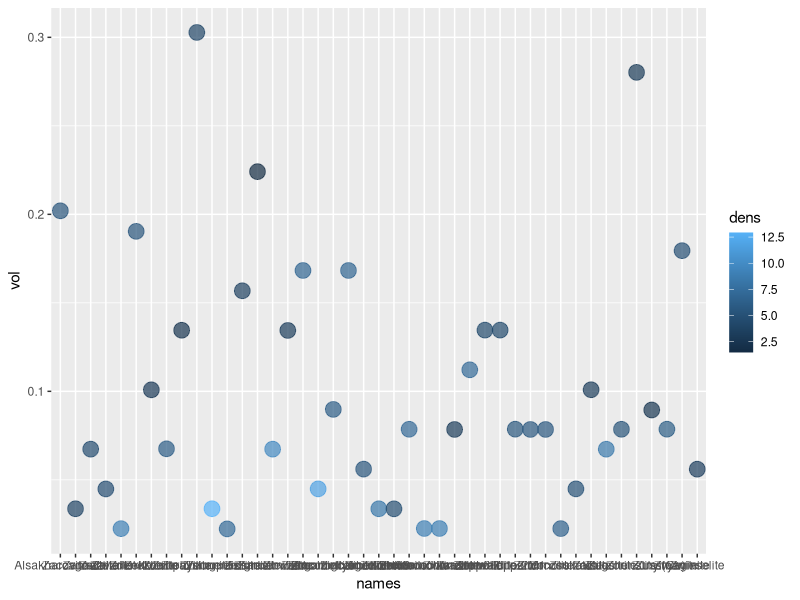
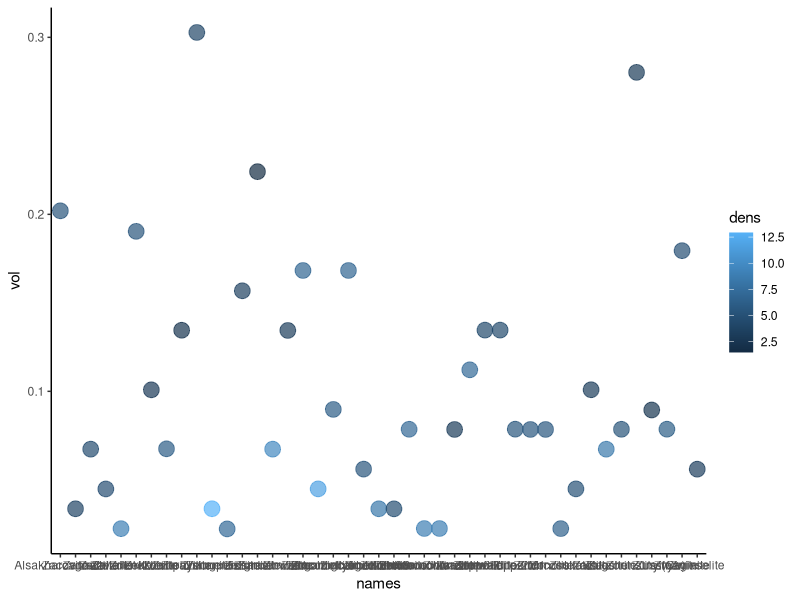
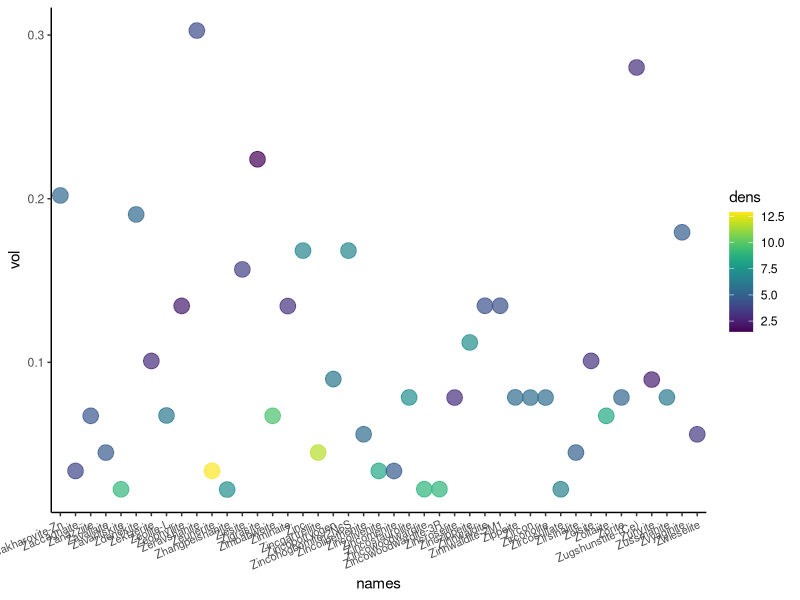
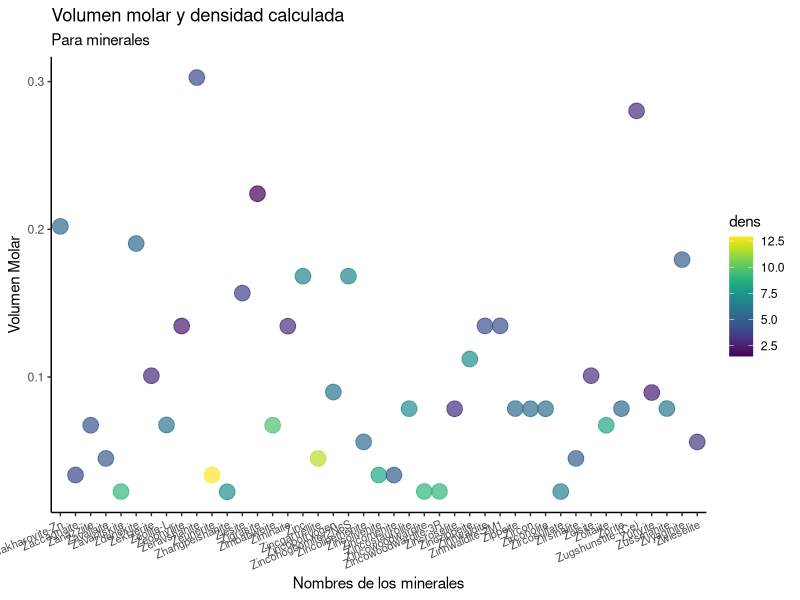
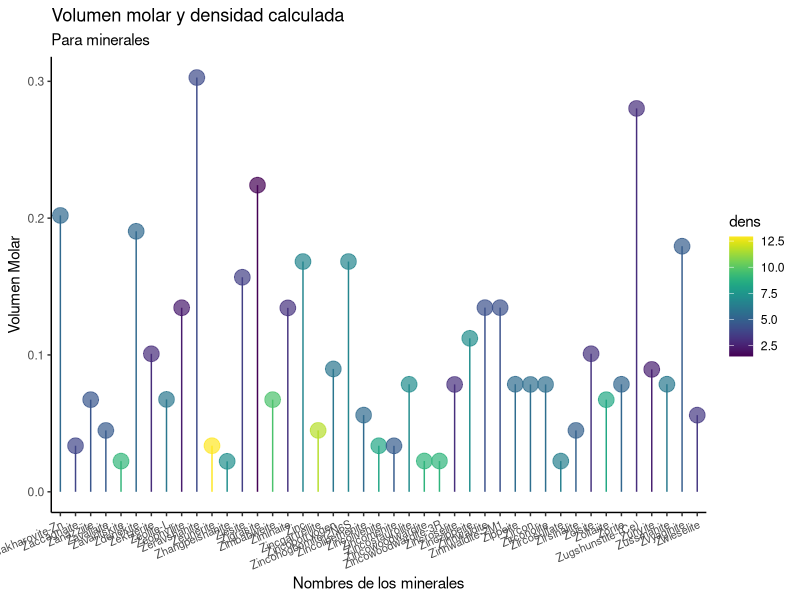
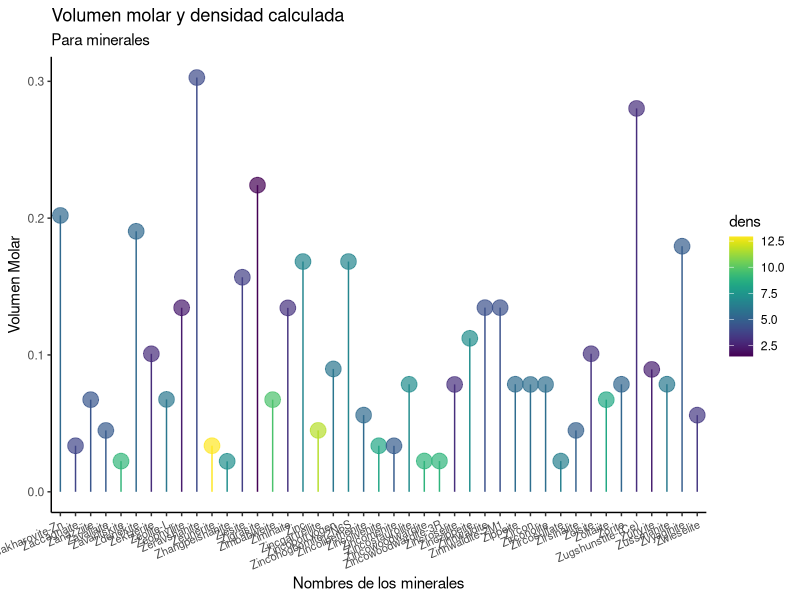

Here is the R script that generated these plots, in order:
#Script para generar un grafico de paletas a partir de datos de minerales
#Alejandra P. Perez-Gonzalez paulinapglz.99@gmail.com

#Recuerda que antes de que empieces a correr cualquier codigo en R, debes de asignar la 
#carpeta de trabajo donde se encuentran nuestros archivos de datos

#El primer paso es instalar las librerias que no tengamos

install.packages("dplyr")   #para el manejo de datos
install.packages("ggplot2") #para los graficos
install.packages("vroom") #para leer datos facilmente
install.packages("stringr") #para filtrar datos 
install.packages("viridis") #colores wonitos

#Llamar a las liberias

library("dplyr")   #para el manejo de datos
library("ggplot2") #para los graficos
library("vroom") #para leer datos facilmente
library("stringr") #para filtrar datos 
library("viridis") #colores wonitos

#Recuerda que debemos tener los datos en nuestro directorio de trabajo
#Ahora tenemos que leeer los datos. Los asignaremos a un objeto.

datos_minerales <- vroom("Minerals_Database.csv")  #La funcion vroom lee de manera automatica cualquier dataset

#Una vez que hemos leido los datos, podemos visualizarlos en nuestra seccion de Data 

#Como no nos interesa la composicion quimica, vamos a filtrar nuestra columna con los datos que nos interesan
#Y lo vamos a asignar a otro objeto


datos_minerales_filtrados <- datos_minerales %>% 
  select(Name, Molar_Mass, Molar_Volume, Calculated_Density) %>% #filtramos 
  filter(str_detect(Name, "Z"))  %>%  #queremos que solo se analicen 
  filter(Molar_Mass > 150)     #Para simplificar nuestro dataset vamos a usar solo las que en su nombre tengan una A mayuscula

#Quiero asignar desde antes algunos datos para la grafica

vol <- datos_minerales_filtrados$Molar_Volume

names <- datos_minerales_filtrados$Name

dens <- datos_minerales_filtrados$Calculated_Density

#Ahora que tenemos los datos necesarios, vamos a empezar a armar nuestro grafico sobre la densidad calculada
#por cada mineral

burbujas_1 <- ggplot(datos_minerales_filtrados, 
       aes(x=names, y=vol, color = dens))  +
  geom_point(size = 5, 
             alpha=0.7) 

#Visualizamos

burbujas_1

#Ahora vamos a tunearlo

burbujas_2 <-burbujas_1 +
  theme_classic() #Le metemos un tema cute

#Visualizamos

burbujas_2

#Mas tuneado por favor

burbujas_3 <-burbujas_2 +
  scale_color_viridis() +#Esta es una paleta de colores que viene en el paquete viridis
  theme(axis.text.x = element_text(angle = 23, size = 8,
                                   hjust = 1, vjust = 1))  #Modificamos las leyendas de los ejes

#Visualizacion

burbujas_3

#Vamos a ponerle titulo y formato a los nombres de los ejer

burbujas_4 <- burbujas_3 +
  labs(title = "Volumen molar y densidad calculada", #Aqui ponemos el titulo con la funcion labs
       subtitle = "Para minerales") + #Aqui el subtitulo
  labs(x = "Nombres de los minerales", 
       y = "Volumen Molar")

#Visualizamos

burbujas_4

#Para hacer mas facil la visu

burbujas_5 <- burbujas_4 +
    geom_segment( mapping = aes( x = names,
                                 xend = names,
                               y = 0,
                               yend = vol )) 

#Visualizamos

burbujas_5

#Ahora solo vamos a guardar en formato pdf

ggsave( filename = "volumen_densidad.pdf",           # el nombre tiene extension .pdf
        plot = burbujas_5,                        # guardamos el ultimo plot que creamos
        device = "pdf",                             # en formato pdf
        width = 7, height = 5,                      # 7 de ancho por 5 de alto
        units = "in",                               # pulgadas
        dpi = 300 )

